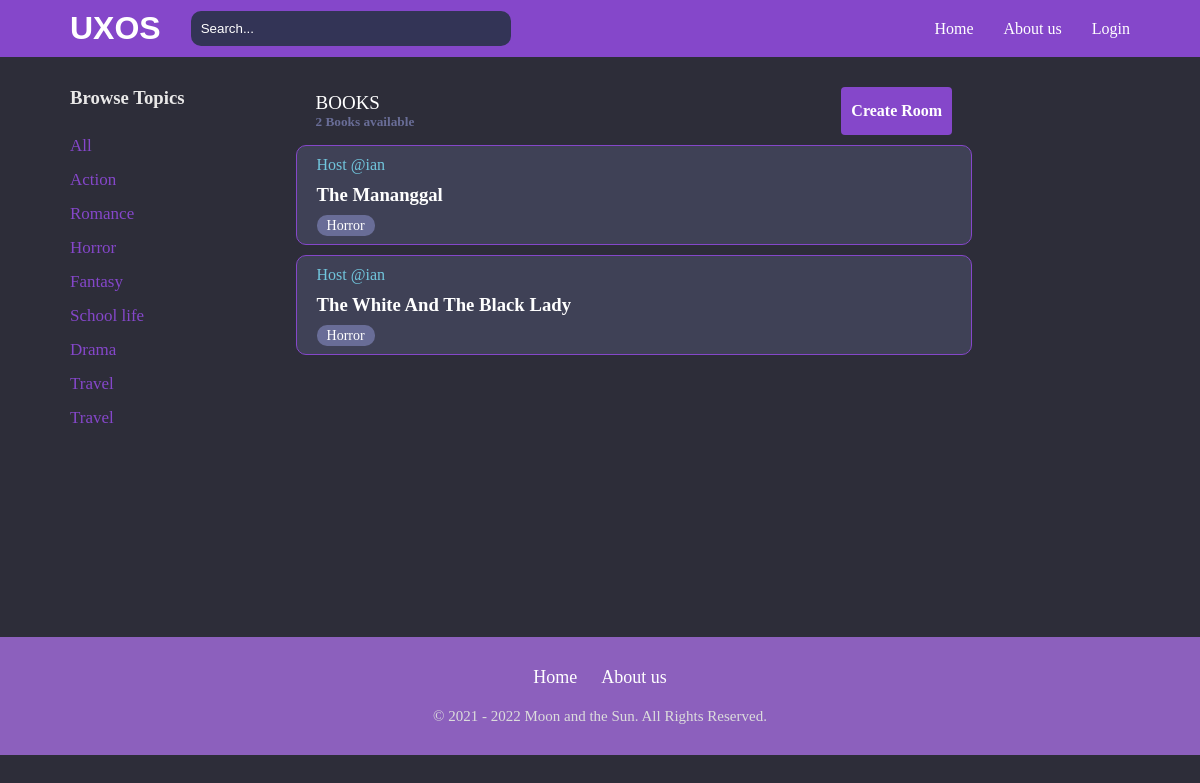
/Book/?q=Horror, run on the app's committed database.
### base/models.py (models this page shows, shortened)
class Topic(models.Model):
    name = models.CharField(max_length=200)
    def __str__(self):
        return self.name

class Room(models.Model):
    host = models.ForeignKey(User, on_delete=models.CASCADE, null=True)
    topic = models.ForeignKey(Topic, on_delete=models.CASCADE, null=True)
    name = models.CharField(max_length=200)
    desription = models.TextField(null=True, blank=True)
    participants = models.ManyToManyField(
        User, related_name='participants', blank=True)
    update = models.DateTimeField(auto_now=True)
    create = models.DateField(auto_now_add=True)
    class Meta:
        ordering = ['-update', '-create']

### base/views.py (the view)
# urls.py: path('Book/', views.home, name='home'),
def home(request):
    q = request.GET.get('q') if request.GET.get('q') != None else ''
    rooms = Room.objects.filter(
        Q(topic__name__icontains=q) |
        Q(name__icontains=q) |
        Q(desription__icontains=q)
    )
    room_count = rooms.count()
    message = Message.objects.all()
    topics = Topic.objects.all()
    context = {'rooms': rooms, 'topics': topics, 'room_count': room_count,
                'message': message}
    return render(request, 'base/home.html', context)

### base/templates/base/home.html (shortened to what this page needs)
{% extends 'main.html' %}
{% block content %}
<div class="home-container">
    <div class="left-home">
        <h3>Browse Topics</h3>
        <div>
            <div class="topic-all">
                <a style="color: rgb(133, 71, 202);" href="{% url 'home' %}">All</a>
            </div>
            {% for i in topics %}
            <div class="topic-home">
                <a href="{% url 'home' %}?q={{i.name}}">{{i.name}}</a>
            </div>
            {% endfor %}
        </div>
    </div>
    <div class="middle-home">
        <div class="top">
            <div class="left">
                <p>BOOKS</p>
                <h5>{{room_count}} Books available</h5>
            </div>
            <div class="right">
                <a href="{% url 'create-room' %}">Create Room</a>
            </div>
        </div>
        {% for i in rooms %}
        <div class="box">
            <div class="left">
                <span>Host @{{i.host.username}}</span>
                <h3><a href="{% url 'room' i.id %}">{{i.name}}</a></h3>
                <small>{{i.topic}}</small>
            </div>
        </div>
        {% endfor %}
    </div>
</div>
{% endblock content %}

### templates/navar.html (style rules this page uses)
* { padding: 0; margin: 0; }
::placeholder { color: white; }
.right { display: flex; text-align: center; }
.right a { color: rgb(255, 255, 255); text-decoration: none; }

### base/templates/base/home.html (style rules this page uses)
.home-container { display: grid; grid-template-columns: 1fr 3fr 0.7fr; background-color: #2D2D39; padding: 20px 70px; min-height: 500px; }
.left-home h3 { color: #e9e8e8; margin-bottom: 20px; }
.left-home .topic-all, .left-home .topic-home { padding: 7px 0px; }
.left-home a { color: rgb(133, 71, 202); text-decoration: none; font-size: 17px; }
.middle-home .top { display: flex; justify-content: space-between; padding: 0px 20px; align-items: center; margin-bottom: 10px; }
.middle-home .top p { color: white; font-size: 19px; }
.middle-home .top h5 { color: #696D97; }
.middle-home .top .right { padding: 15px 10px; background-color: rgb(133, 71, 202); border-radius: 4px; }
.middle-home .top .right a { color: #ffffff; font-weight: bold; }
.middle-home .box { background-color: #3F4156; margin-bottom: 10px; padding: 10px 20px; border: 1px solid rgb(133, 71, 202); border-radius: 10px; justify-content: space-between; display: flex; align-items: center; }
.middle-home .box .left h3 { padding: 10px 0px; }
.middle-home .box .left a { color: white; text-decoration: none; text-transform: capitalize; }
.middle-home .box .left small { color: white; font-size: 14px; padding: 3px 10px; background-color: #696D97; border-radius: 10px; }
.middle-home .box span { color: #71C6DD; }

### templates/main.html (style rules this page uses)
body { background-color: #2D2D39; }

### data on the page
Topic: name "Action"
Topic: name "Romance"
Topic: name "Horror"
Topic: name "Fantasy"
Topic: name "School life"
Topic: name "Drama"
Topic: name "Travel"
Topic: name "Travel"
Room: host.username "ian", name "The Mananggal", topic "Horror"
Room: host.username "ian", name "The White And The Black Lady", topic "Horror"

### other printed values
{{ room_count }} "2"
